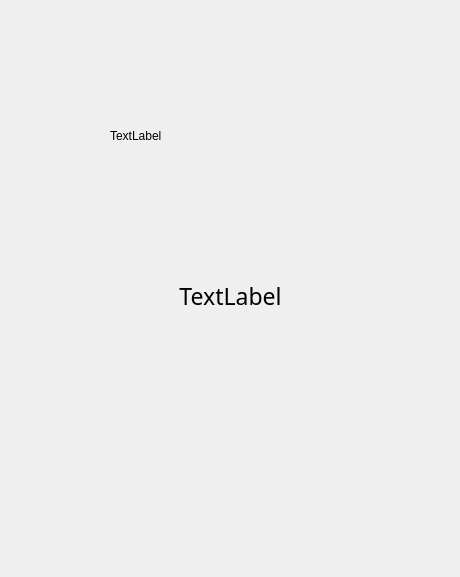
<?xml version="1.0" encoding="UTF-8"?>
<ui version="4.0">
 <class>LargeImageWidget</class>
 <widget class="QWidget" name="LargeImageWidget">
  <property name="geometry">
   <rect>
    <x>0</x>
    <y>0</y>
    <width>460</width>
    <height>577</height>
   </rect>
  </property>
  <property name="windowTitle">
   <string>Form</string>
  </property>
  <widget class="QLabel" name="label">
   <property name="geometry">
    <rect>
     <x>110</x>
     <y>20</y>
     <width>361</width>
     <height>231</height>
    </rect>
   </property>
   <property name="text">
    <string>TextLabel</string>
   </property>
  </widget>
  <widget class="QLabel" name="label_2">
   <property name="geometry">
    <rect>
     <x>40</x>
     <y>280</y>
     <width>381</width>
     <height>271</height>
    </rect>
   </property>
   <property name="font">
    <font>
     <family>隶书</family>
     <pointsize>17</pointsize>
    </font>
   </property>
   <property name="text">
    <string>TextLabel</string>
   </property>
   <property name="scaledContents">
    <bool>false</bool>
   </property>
   <property name="alignment">
    <set>Qt::AlignmentFlag::AlignHCenter|Qt::AlignmentFlag::AlignTop</set>
   </property>
   <property name="wordWrap">
    <bool>true</bool>
   </property>
  </widget>
 </widget>
 <resources/>
 <connections/>
</ui>
